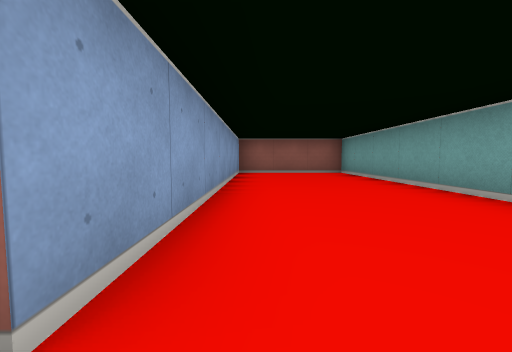
[1] (above)

17 first-person views from a walk through a cub3D level. The camera is about half as high as the walls, tilts 4° down and sees 90° across. The floor is counted in squares. Each view is taken from the middle of a square. On the plan, view 1 faces up. The plan holds only what a view shows up to about 9 squares ahead; the rest is blank.

[2]
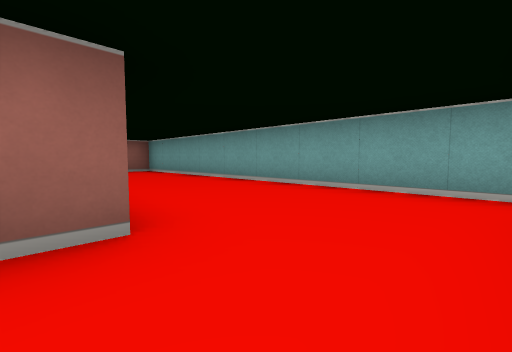

[3]
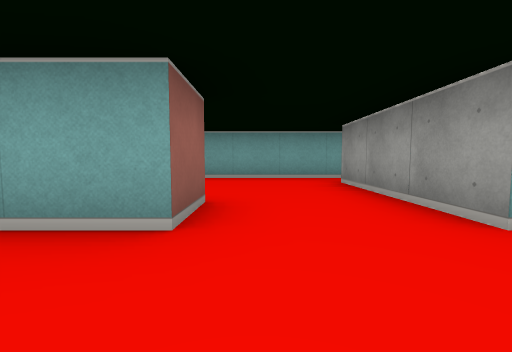

[4]
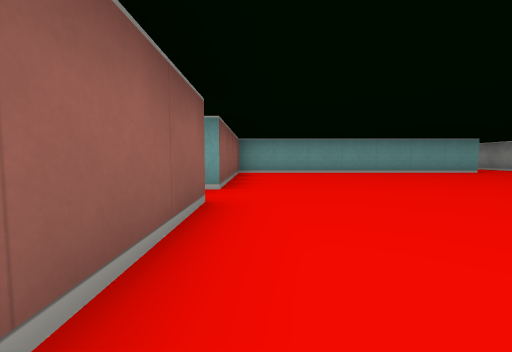

[5]
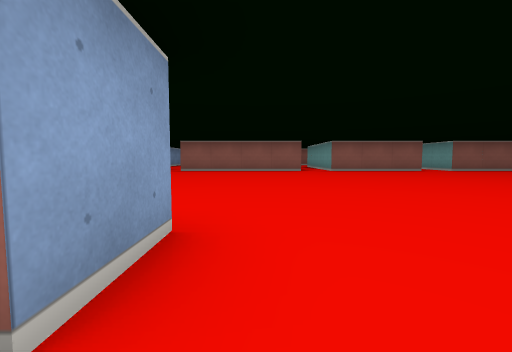

[6]
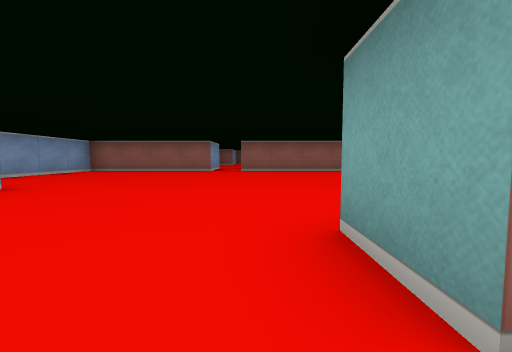

[7]
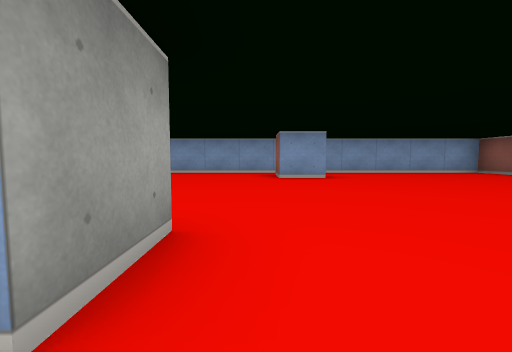

[8]
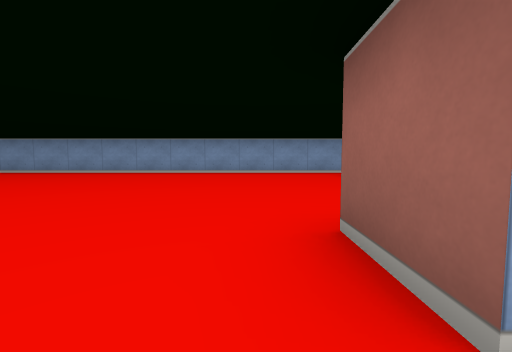

[9]
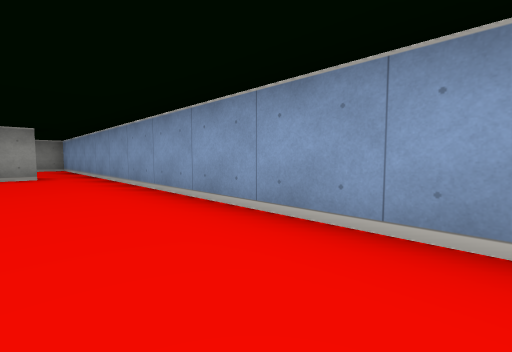

[10]
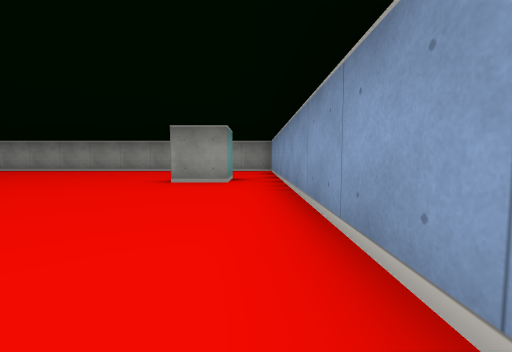

[11]
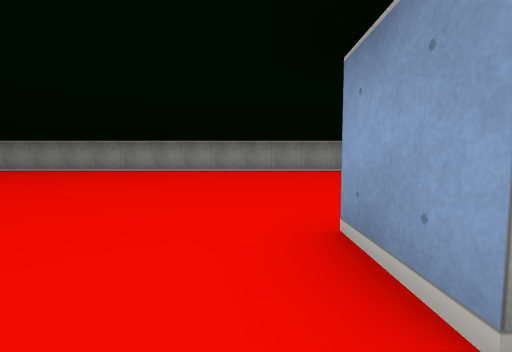

[12]
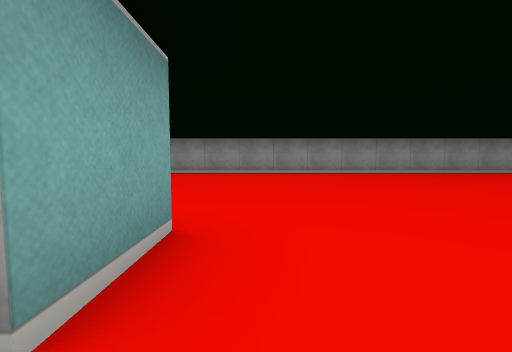

[13]
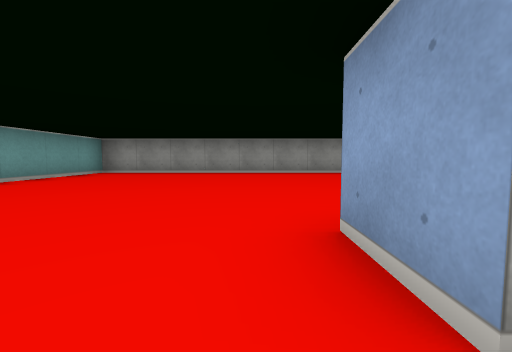

[14]
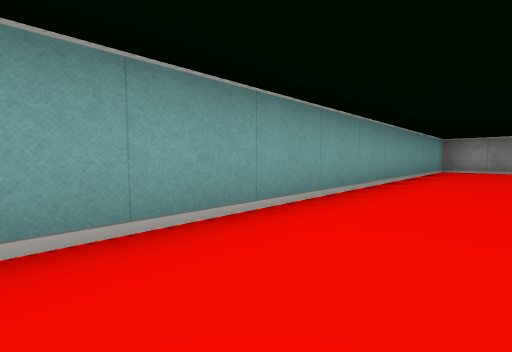

[15]
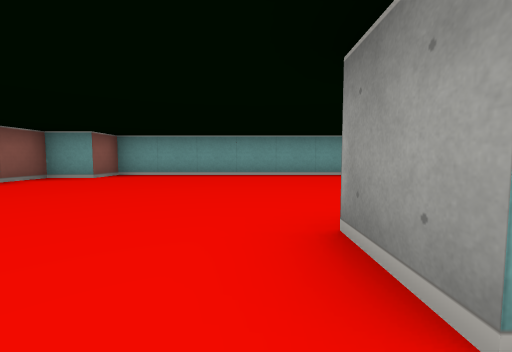

[16]
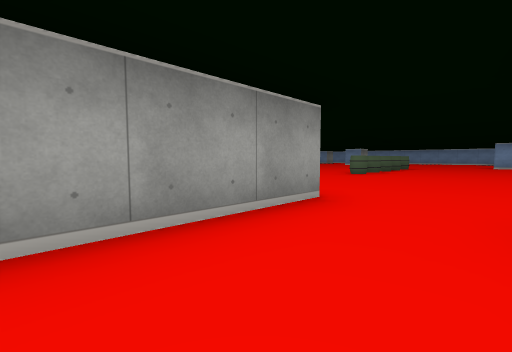

[17]
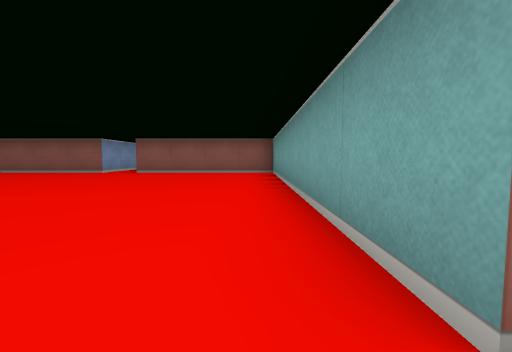

### Floor plan
Points are (right, up) in squares from view 1. A wall is a line through its corners. A room is listed if a view was taken in it or the views show most of it. See-through windows are left out.
Room 1 (views 1, 16)
walls: (-0.4, -1.5) (1.5, -1.5); (2.5, -1.9) (2.5, 7.5) (-0.5, 7.5) (-0.5, 0.5)
ways out: opening at (-1, -0.5) to room 2
Room 2 (views 2, 3, 4, 5, 6, 7, 8, 9, 10, 11, 12, 13, 14, 15, 17)
walls: (-12.5, -0.5) (-13.5, -0.5) (-13.5, 0.5) (-12.5, 0.5) (-12.5, -0.5); (-14.5, -6.5) (-14.5, -7.5); (-3.5, -8.5) (-3.5, -7.5) (-2.5, -7.5) (-2.5, -8.5); (-1.6, -1.5) (-0.4, -1.5); (-0.5, 0.5) (-1.5, 0.5) (-1.5, 7.5) (-5.5, 7.5) (-5.5, 8.1); (-17.5, 2.6) (-17.5, 1.5) (-18.4, 1.5); (-10.4, 7.5) (-14.5, 7.5); (-18.5, -11.5) (-18.5, -10.5) (-17.5, -10.5); (-6.5, 9) (-6.5, 7.5) (-9.5, 7.5) (-9.5, 8.1); (-15.5, 8.1) (-15.5, 7.5) (-19.5, 7.5) (-19.5, -14.5) (2.5, -14.5) (2.5, -3.5) (1.5, -3.5) (1.5, -2.5) (0.4, -2.5)
ways out: opening at (-1, -0.5) to room 1
objects: other object (-9, -3); barrel (-8, -3); barrel (-7, -3); barrel (-6, -3)

Where each view was taken, in squares from view 1:
view 1: 0 up, 0 right, facing up
view 2: 1 down, 1 left, facing up-right
view 3: 0 up, 3 left, facing right
view 4: 7 up, 9 left, facing right
view 5: 1 down, 12 left, facing up
view 6: 1 down, 14 left, facing up
view 7: 1 up, 12 left, facing left
view 8: 1 down, 12 left, facing left
view 9: 4 down, 18 left, facing down-left
view 10: 6 down, 19 left, facing down
view 11: 6 down, 14 left, facing down
view 12: 7 down, 4 left, facing down
view 13: 7 down, 2 left, facing down
view 14: 5 down, 1 right, facing down-right
view 15: 7 down, 4 left, facing right
view 16: 0 up, 1 right, facing down-left
view 17: 0 up, 2 left, facing up
